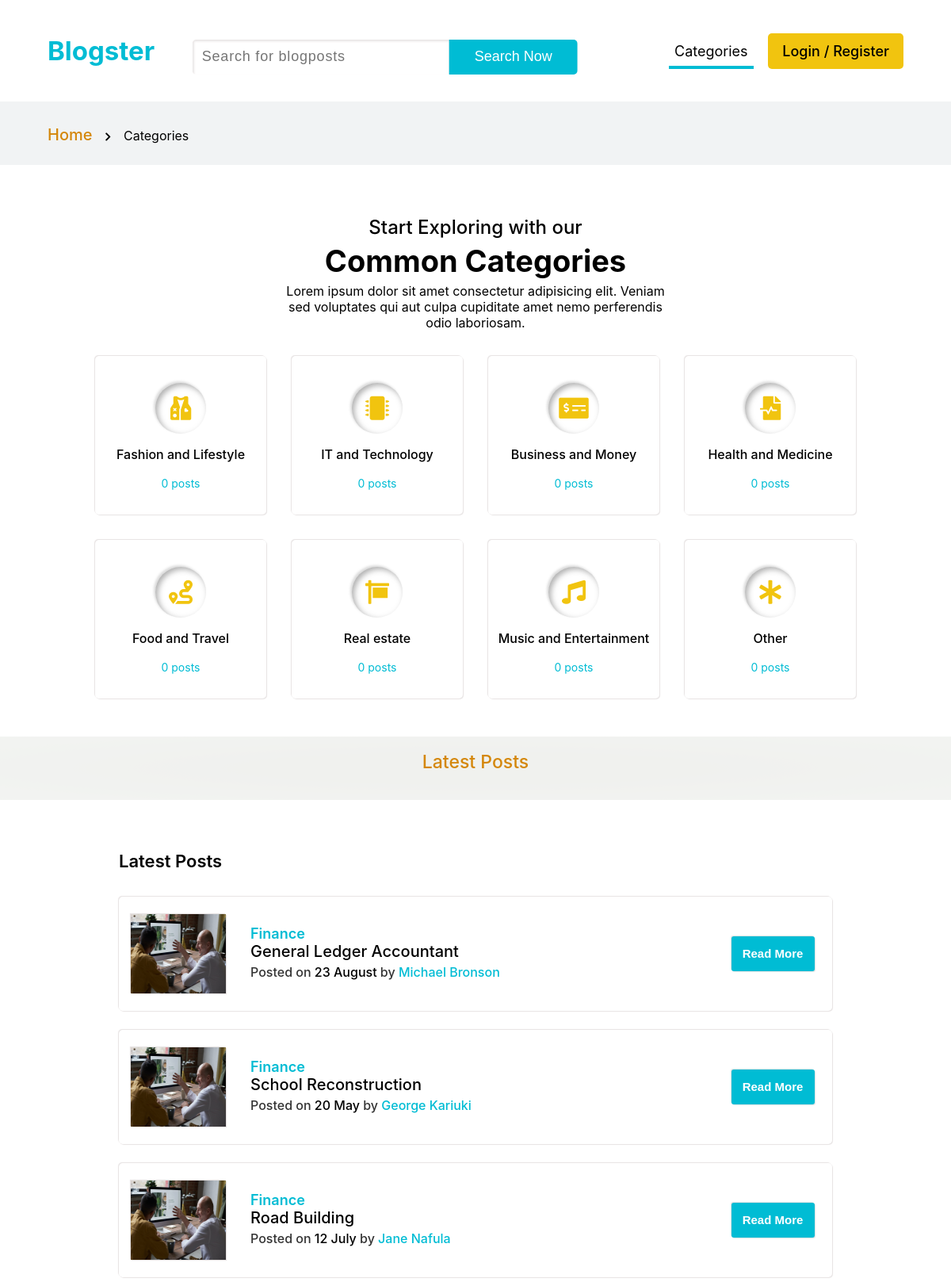
/public/categories.php, run on the app's committed database.
### tables this page shows
CREATE TABLE CATEGORIES(
	CATEGORY_ID INT NOT NULL PRIMARY KEY AUTO_INCREMENT,
	CATEGORY_ICON varchar(50),
	CATEGORY_NAME varchar(100),
	CATEGORY_DEFAULT_IMAGE varchar(100),
    CATEGORY_NO_OF_POSTS INT DEFAULT 0
);

### assets/fetch_categories.php (called while the page is built)
<?php
include "../assets/connection.php";
$query = "SELECT * FROM CATEGORIES";
$result = mysqli_query($db, $query);
$categories = mysqli_fetch_all($result, MYSQLI_ASSOC);

### public/categories.php (the view, shortened to what this page needs)
<?php
include './includes/header.php';
include '../assets/fetch_categories.php';
?>
<main>
    <?php include './includes/intro_section_2.php' ?>
    <section class="categories">
        <div class="section-title">
            <h3 class="pre-heading">Start Exploring with our</h3>
            <h1 class="heading">Common Categories</h1>
            <p class="post-heading">Lorem ipsum dolor sit amet consectetur adipisicing elit. Veniam sed voluptates qui aut culpa cupiditate amet nemo perferendis odio laboriosam.</p>
        </div>
        <div class="section-content">
            <?php
            foreach ($categories as $category) {
            ?>
                <div class="job-card">
                    <?php echo $category['CATEGORY_ICON'] ?>
                    <h3 class="job-title"><?php echo $category['CATEGORY_NAME'] ?></h3>
                    <h4 class="position"><?php echo $category['CATEGORY_NO_OF_POSTS'] ?> posts</h4>
                </div>
            <?php
            }
            ?>
        </div>
    </section>
    <?php include './includes/intro_section_1.php'; ?>
    <section class="featured-tenders">
        <h1>Latest Posts</h1>
        <div class="tender">
            <img class="company-logo" src="../images/pexels-fauxels.jpg">
            <div class="short-details">
                <a class="blog-category" href="#">Finance</a>
                <h3>General Ledger Accountant</h3>
                <h4>Posted on <span class="post-date">23 August</span> by <span class="owner">Michael Bronson</span></h4>
            </div>
            <button class="browse-tender">Read More</button>
        </div>
        <div class="tender">
            <img class="company-logo" src="../images//pexels-fauxels.jpg">
            <div class="short-details">
                <a class="blog-category" href="#">Finance</a>
                <h3>School Reconstruction</h3>
                <h4>Posted on <span class="post-date">20 May</span> by <span class="owner">George Kariuki</span></h4>
            </div>
            <button class="browse-tender">Read More</button>
        </div>
        <div class="tender">
            <img class="company-logo" src="../images//pexels-fauxels.jpg">
            <div class="short-details">
                <a class="blog-category" href="#">Finance</a>
                <h3>Road building</h3>
                <h4>Posted on <span class="post-date">12 July</span> by <span class="owner">Jane Nafula</span></h4>
            </div>
            <button class="browse-tender">Read More</button>
        </div>
    </section>
</main>
</body>
</html>

### public/includes/header.php (shortened to what this page needs)
<!DOCTYPE html>
<html lang="en">
<head>
    <link rel="stylesheet" href="https://cdnjs.cloudflare.com/ajax/libs/font-awesome/5.15.2/css/all.min.css" />
    <?php
    $filepath = $_SERVER["SCRIPT_FILENAME"];
    $filename = basename($filepath);
    $dirname = basename(dirname($filepath));
    if ($filename == 'categories.php') {
        if ($dirname == 'blogster') {
            echo "<link rel='stylesheet' href='./public/styles/commons.css'>";
            echo "<link rel='stylesheet' href='./public/styles/categories.css'>";
            echo "<link rel='stylesheet' href='./public/styles/featured_blogs.css'>";
        } else {
            echo "<link rel='stylesheet' href='../public/styles/commons.css'>";
            echo "<link rel='stylesheet' href='../public/styles/categories.css'>";
            echo "<link rel='stylesheet' href='../public/styles/featured_blogs.css'>";
        }
    }
    ?>
    <?php
    if ($filename === 'index.php') {
        echo "<body class='index-page'>";
    } else {
        echo '<body>';
    }
    ?>
    <?php
    if ($dirname == 'user') {
        echo "<header class='user-page'>";
    } else {
        if ($filename !== 'index.php') {
            echo "<header class='other-pages'>";
        } else {
            echo "<header>";
        }
    }
    ?>
    <h1 class="logo">
        <?php
        if (isset($_SESSION['user_name'])) {
            if ($dirname == 'public') {
                echo "<a href='../user/user.php'>Blogster</a>";
            } else if ($dirname == 'user') {
                echo "<a href='./user.php'>Blogster</a>";
            }
        } else {
            if ($dirname == 'blogster') {
                echo "<a href='./index.php'>Blogster</a>";
            } else if ($dirname == 'public') {
                echo "<a href='../index.php'>Blogster</a>";
            } else if ($dirname == 'user') {
                echo "<a href='./user.php'>Blogster</a>";
            }
        }
        ?>
    </h1>
    <?php
    if ($filename !== 'index.php') {
        echo "<div class='hero-buttons'>
                    <input type='text' placeholder='Search for blogposts'>
                    <input type='button' value='Search Now'>
              </div>";
    }
    ?>
    <nav>
        <ul class="navlinks">
            <?php
            if ($dirname == 'blogster') {
                if ($filename === 'categories.php') {
                    echo "<li id='categories'><a href='./public/categories.php' class='active'>Categories</a></li>";
                } else {
                    echo "<li id='categories'><a href='./public/categories.php'>Categories</a></li>";
                }
            } else if ($dirname == 'public') {
                if ($filename === 'categories.php') {
                    echo "<li id='categories'><a href='./categories.php' class='active'>Categories</a></li>";
                } else {
                    echo "<li id='categories'><a href='./categories.php'>Categories</a></li>";
                }
            } else if ($dirname == 'user') {
                if ($filename === 'categories.php') {
                    echo "<li id='categories'><a href='../public/categories.php' class='active'>Categories</a></li>";
                } else {
                    echo "<li id='categories'><a href='../public/categories.php'>Categories</a></li>";
                }
            }
            if (isset($_SESSION['user_name'])) {
                if ($dirname == 'user') {
                    echo "<li id='login'><a href='./logout.php'>Logout</a></li>";
                } else {
                    echo "<li id='login'><a href='../user/logout.php'>Logout</a></li>";
                }
            } else {
                if ($dirname == 'blogster') {
                    if ($filename === 'login.php') {
                        echo "<li id='login'><a href='./public/login.php' class='active-login'>Login / Register</a></li>";
                    } else {
                        echo "<li id='login'><a href='./public/login.php'>Login / Register</a></li>";
                    }
                } else if ($dirname == 'public') {
                    if ($filename === 'login.php') {
                        echo "<li id='login'><a href='./login.php' class='active-login'>Login / Register</a></li>";
                    } else {
                        echo "<li id='login'><a href='./login.php'>Login / Register</a></li>";
                    }
                }
            }
            ?>
        </ul>
    </nav>
    </header>

### public/includes/intro_section_2.php
<?php
$basename = basename($filepath, ".php");
?>
<section class="intro_section_2">
    <div class="content">
        <h1>
            <?php
            if (isset($_SESSION['user_name'])) {
                echo "";
            } else if ($basename == 'index') {
                echo "";
            } else {
                echo "<a href='../index.php'>Home</a>";
                echo "<i class='fas fa-chevron-right'></i>";
            }
            ?>
        </h1>
        <h3>
            <?php
            if ($basename == 'login') {
                echo $basename . " / Register";
            } else if ($basename == 'single_category') {
                echo "<a href='./categories.php'>Categories</a>" . "<i class='fas fa-chevron-right'></i>" .
                    $category;
            } else if ($basename == 'single_post') {
                echo "<a href='./categories.php'>Categories</a>" . "<i class='fas fa-chevron-right'></i>" .
                    "<a href='./single_category.php?category=" . $category . "'>" . $category_without_dash . "</a>" . "<i class='fas fa-chevron-right'></i>"
                .$post_title;
            } else if ($basename == 'index') {
                echo "  <div class='hero-buttons'>
                            <input type='text' placeholder='Search for blogposts'>
                            <input type='button' value='Search'>
                        </div>";
            } else {
                echo  $basename;
            }
            ?>
        </h3>
    </div>
</section>

### public/includes/intro_section_1.php (shortened to what this page needs)
<section class="intro-section">
    <div class="intro-section-content">
        <h2>
            <?php
            if ($filename == 'login.php') {
                echo " It's never too late to start";
            } elseif ($filename == 'categories.php') {
                echo "latest Posts";
            }
            ?>
        </h2>
    </div>
</section>

### public/styles/commons.css (style rules this page uses)
* { margin: 0; padding: 0; box-sizing: border-box; }
:root { --width: 80%; --primary-size: 18px; --primary-color: #00bcd4; --secondary-color: #f1c40f; --nav-secondary-color: #d4870b; --icon-color: #f1c40f; --primary-hover: rgba(0, 187, 212, 0.746); --secondary-hover: rgba(241, 196, 15, 0.719); --box-shadow: 1px 1px 1px rgb(231, 227, 227), -1px -1px 1px rgb(231, 227, 227); --hover-box-shadow: 3px 3px 7px rgba(136, 136, 136, 0.671), -2px -2px 3px rgba(136, 136, 136, 0.3); }
img { height: 100%; width: 100%; }
body { font-family: -apple-system, BlinkMacSystemFont, "Segoe UI", "Roboto", "Oxygen", "Ubuntu", "Cantarell", "Fira Sans", "Droid Sans", "Helvetica Neue", sans-serif; }
button { height: 2.8rem; border: none; outline: none; border-radius: 3px; background: var(--primary-color); color: white; box-shadow: var(--box-shadow); cursor: pointer; font-size: calc(var(--primary-size) - 3px); font-weight: 600; text-transform: capitalize; }
header { background-color: rgb(255, 255, 255); height: 16vh; width: 100%; display: grid; grid-template-columns: 1fr 2fr; align-items: center; justify-content: center; padding: 0px calc((100% - var(--width)) / 2); }
header.other-pages { grid-template-columns: 0.5fr 1.5fr 1fr; padding: 0px calc((90% - var(--width)) / 2); }
header .logo a { text-decoration: none; color: var(--primary-color); font-size: calc(var(--primary-size) + 15px); user-select: none; cursor: pointer; }
.hero-buttons { display: grid; grid-template-columns: 2fr 1fr; width: calc(var(--width) - 20%); justify-content: center; align-items: center; margin: auto; border-radius: 5px; overflow: hidden; }
.hero-buttons input[type="text"], .hero-buttons input[type="button"] { height: 3rem; border: none; outline: none; background-color: #fff; margin: 0; padding: 0; overflow: hidden; font-size: var(--primary-size); padding: 5px 12px; font-weight: 300; }
.hero-buttons input[type="text"] { box-shadow: inset 2px 2px 3px #e7e3e3; color: #333; letter-spacing: 0.8px; font-weight: normal; }
.hero-buttons input[type="button"] { background-color: var(--primary-color); color: #fff; cursor: pointer; transition: 0.2s ease; box-shadow: var(--box-shadow); }
.other-pages .hero-buttons { width: 90%; transform: translate(-5%, 1vh); }
.other-pages .hero-buttons input { height: 2.8rem; overflow: hidden; }
nav .navlinks { display: flex; justify-content: space-between; position: relative; }
.other-pages nav #categories { margin-left: 4rem; }
.navlinks li { list-style-type: none; }
.navlinks a { text-decoration: none; color: #000; font-size: var(--primary-size); position: relative; padding: 12px 7px; }
.navlinks a::after, .navlinks a::after { content: ""; position: absolute; bottom: 0; left: 0; width: 100%; height: 4px; background-color: var(--primary-color); transform: translateX(-20px); opacity: 0; }
.navlinks #home .active::after, .navlinks #categories .active::after { opacity: 1; transform: translateX(0px); }
#login a { background-color: var(--secondary-color); font-weight: 500; padding: 12px 18px; border-radius: 5px; overflow: hidden; cursor: pointer; transition: 0.2s ease; }
.intro-section { height: 33vh; display: grid; place-items: center; align-items: center; background-size: cover; background-repeat: no-repeat; position: relative; }
.intro-section:after { content: ""; position: absolute; top: 0; left: 0; height: 100%; width: 100%; background: radial-gradient(rgb(122, 107, 65) 30%, rgba(165, 158, 62, 0.39)); mix-blend-mode: overlay; }
.intro-section-content { text-align: center; display: grid; place-items: center; align-items: center; color: #fff; z-index: 1; }
.intro-section-content h2 { font-weight: 500; font-size: calc(var(--primary-size) + 16px); margin-bottom: 1rem; text-transform: capitalize; }
.intro_section_2 { height: 10vh; width: 100%; display: flex; align-items: center; color: #000; background-color: #f1f3f4; }
.intro_section_2 .content { height: 100%; width: 90%; margin: auto; display: flex; align-items: center; }
.intro_section_2 a { font-weight: 550; text-decoration: none; cursor: pointer; outline: none; color: #333; }
.intro_section_2 h1 a { font-size: calc(var(--primary-size) + 2px); color: var(--nav-secondary-color); transition: 0.1s; }
.intro_section_2 i { font-size: calc(var(--primary-size) - 6px); margin: 0px 1rem; font-weight: 550; }
.intro_section_2 h3 { font-size: calc(var(--primary-size) - 2px); font-weight: normal; text-transform: capitalize; transform: translateY(15%); }

### data on the page
categories: CATEGORY_NAME "Fashion and Lifestyle", CATEGORY_NO_OF_POSTS "0"
categories: CATEGORY_NAME "IT and Technology", CATEGORY_NO_OF_POSTS "0"
categories: CATEGORY_NAME "Business and Money", CATEGORY_NO_OF_POSTS "0"
categories: CATEGORY_NAME "Health and Medicine", CATEGORY_NO_OF_POSTS "0"
categories: CATEGORY_NAME "Food and Travel", CATEGORY_NO_OF_POSTS "0"
categories: CATEGORY_NAME "Real estate", CATEGORY_NO_OF_POSTS "0"
categories: CATEGORY_NAME "Music and Entertainment", CATEGORY_NO_OF_POSTS "0"
categories: CATEGORY_NAME "Other", CATEGORY_NO_OF_POSTS "0"

### other printed values
$basename "Categories"
